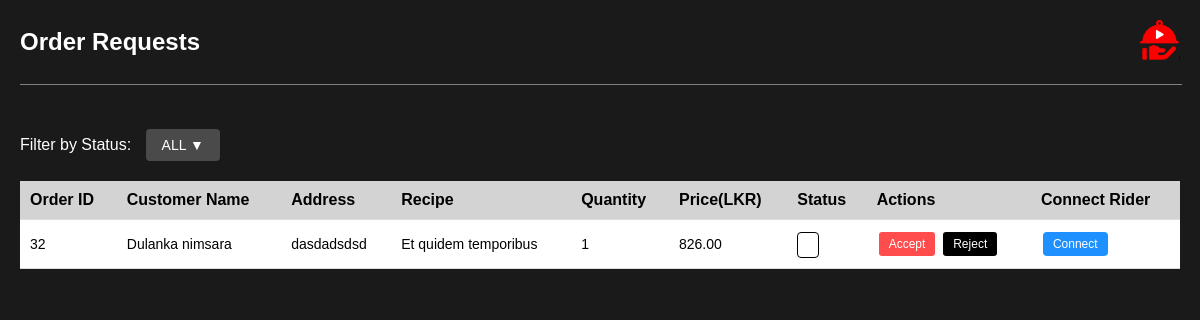
Screenshot of /recipeRequest.php (signed in) with the database file from the repository.
### tables this page shows
CREATE TABLE `order` (
  `Order_ID` int NOT NULL AUTO_INCREMENT,
  `Address` varchar(255) DEFAULT NULL,
  `Quantity` int DEFAULT NULL,
  `Recipe_ID` int DEFAULT NULL,
  `Viewer_ID` int DEFAULT NULL,
  `state` varchar(45) DEFAULT NULL,
  PRIMARY KEY (`Order_ID`),
  KEY `Recipe_ID` (`Recipe_ID`),
  KEY `Viewer_ID` (`Viewer_ID`),
  CONSTRAINT `order_ibfk_1` FOREIGN KEY (`Recipe_ID`) REFERENCES `recipe` (`Recipe_ID`),
  CONSTRAINT `order_ibfk_2` FOREIGN KEY (`Viewer_ID`) REFERENCES `viewerregister` (`Viewer_ID`)
);

CREATE TABLE `viewerregister` (
  `Viewer_ID` int NOT NULL AUTO_INCREMENT,
  `Name` varchar(100) DEFAULT NULL,
  `Address` varchar(255) DEFAULT NULL,
  `Email` varchar(100) DEFAULT NULL,
  `Phone_number` varchar(20) DEFAULT NULL,
  `Password` varchar(100) DEFAULT NULL,
  `Google_account` varchar(100) DEFAULT NULL,
  PRIMARY KEY (`Viewer_ID`),
  UNIQUE KEY `Email` (`Email`)
);

CREATE TABLE `recipe` (
  `Recipe_ID` int NOT NULL AUTO_INCREMENT,
  `Recipe_title` varchar(100) DEFAULT NULL,
  `Recipe_description` text,
  `ytLink` varchar(255) DEFAULT NULL,
  `Preparation_time` int DEFAULT NULL,
  `Price` decimal(10,2) DEFAULT NULL,
  `Delivery_areas` varchar(255) DEFAULT NULL,
  `thumbnail` varchar(255) DEFAULT NULL,
  `Dish_image_1` varchar(255) DEFAULT NULL,
  `Dish_image_2` varchar(255) DEFAULT NULL,
  `Dish_image_3` varchar(255) DEFAULT NULL,
  `Creator_ID` int DEFAULT NULL,
  PRIMARY KEY (`Recipe_ID`),
  KEY `Creator_ID` (`Creator_ID`),
  CONSTRAINT `Creator_ID` FOREIGN KEY (`Creator_ID`) REFERENCES `creatorregister` (`Creator_ID`)
);

### recipeRequest.php (the view, shortened to what this page needs)
<?php
include "connection.php";
$creator_id = $_SESSION['Creator_ID'] ?? null;
$sql = "
    SELECT o.Order_ID, o.Quantity, o.state, o.Address,
           r.Recipe_title, r.Price,
           v.Name AS customer_name
    FROM `Order` o
    JOIN Recipe r ON o.Recipe_ID = r.Recipe_ID
    JOIN viewerRegister v ON o.Viewer_ID = v.Viewer_ID
    WHERE r.Creator_ID = ?
    ORDER BY o.Order_ID DESC
";
$stmt = $conn->prepare($sql);
$stmt->bind_param("i", $creator_id);
$stmt->execute();
$result = $stmt->get_result();
$orders = $result->fetch_all(MYSQLI_ASSOC);
?>
<!DOCTYPE html>
<html lang="en">
<head>
    <link rel="stylesheet" href="../YCD/css/recipeRequest.css">
</head>
<body>
    <div class="container">
        <header>
            <h1>Order Requests</h1>
            <div class="logo">
                <img src="../YCD/images/logo.png" alt="Logo">
            </div>
        </header>
        <hr width="100%" size="1" color="gray">
        <br><br>
        <div class="filter-section">
            <label>Filter by Status:</label>
            <div class="dropdown">
                <button class="dropdown-btn">ALL ▼</button>
            </div>
        </div>
        <table id="orders-table">
            <thead>
    <tr>
        <th>Order ID</th>
        <th>Customer Name</th>
        <th>Address</th>
        <th>Recipe</th>
        <th>Quantity</th>
        <th>Price(LKR)</th>
        <th>Status</th>
        <th>Actions</th>
        <th>Connect Rider</th>
    </tr>
</thead>
           <tbody>
<?php foreach ($orders as $order): ?>
<tr>
    <td><?= $order['Order_ID'] ?></td>
    <td><?= htmlspecialchars($order['customer_name']) ?></td>
    <td><?= htmlspecialchars($order['Address']) ?></td>
    <td><?= htmlspecialchars($order['Recipe_title']) ?></td>
    <td><?= $order['Quantity'] ?></td>
    <td><?= number_format($order['Quantity'] * $order['Price'], 2) ?></td>
    <td>
        <span class="status <?= strtolower($order['state']) ?>">
        </span>
    </td>
    <td>
        <?php if ($order['state'] === NULL): ?>
            <form method="POST" style="display:inline;">
                <button class="action-btn accept">Accept</button>
            </form>
            <form method="POST" style="display:inline;">
                <button class="action-btn reject">Reject</button>
            </form>
        <?php elseif ($order['state'] === 'dispatched'): ?>
            <span>Completed</span>
        <?php else: ?>
            <span>-</span>
        <?php endif; ?>
    </td>
    <td>
        <form method="GET" action="findRider.php" style="display:inline;">
            <button type="submit" class="action-btn connect">Connect</button>
        </form>
    </td>
</tr>
<?php endforeach; ?>
</tbody>
        </table>
    </div>
</body>
</html>

### css/recipeRequest.css (style rules this page uses)
body { font-family: Arial, sans-serif; background-color: #1a1a1a; color: #fff; margin: 0; padding: 20px; }
.container { max-width: 1200px; margin: 0 auto; }
header { display: flex; justify-content: space-between; align-items: center; margin-bottom: 20px; }
header h1 { font-size: 24px; margin: 0; }
.logo img { width: 40px; height: 40px; }
.filter-section { margin-bottom: 20px; }
.filter-section label { font-size: 16px; margin-right: 10px; }
.dropdown { position: relative; display: inline-block; }
.dropdown-btn { background-color: #4a4a4a; color: #fff; padding: 8px 16px; border: none; cursor: pointer; font-size: 14px; border-radius: 4px; }
table { width: 100%; border-collapse: collapse; background-color: #fff; color: #000; }
th, td { padding: 10px; text-align: left; border-bottom: 1px solid #ddd; }
th { background-color: #d3d3d3; font-weight: bold; }
td { font-size: 14px; }
.status { padding: 5px 10px; border-radius: 4px; font-size: 12px; border: 1px solid #000; background-color: #fff; }
.action-btn { padding: 5px 10px; border: none; border-radius: 4px; cursor: pointer; font-size: 12px; margin-right: 5px; }
.action-btn.accept { background-color: #ff4d4d; color: #fff; }
.action-btn.reject { background-color: #000; color: #fff; }
.action-btn.connect { background-color: #1e90ff; color: white; padding: 5px 10px; border: none; border-radius: 4px; cursor: pointer; }
.action-btn { padding: 5px 10px; margin: 2px; border: none; border-radius: 3px; cursor: pointer; }
.accept { background-color: green; color: white; }
.reject { background-color: red; color: white; }

### rows the page displays
order: Order_ID "32", Viewer_ID.Name "Dulanka nimsara", Address "dasdadsdsd", Recipe_ID.Recipe_title "Et quidem temporibus", Quantity "1", $order['Quantity']*$order['Price'] "826.00"
